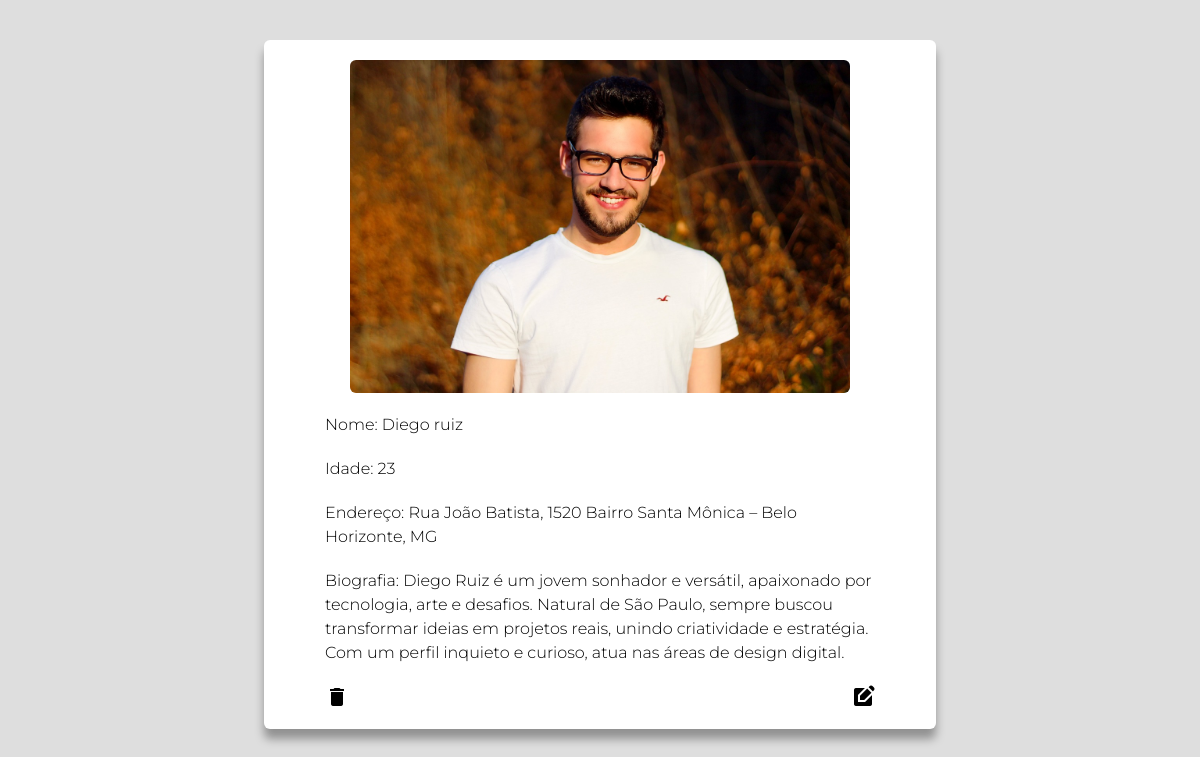
The app's page /Frontend/usuarios.php?id=8 with its own data.
### tables this page shows
CREATE TABLE `usuarios` (
  `id` int(11) NOT NULL,
  `imagem` varchar(266) NOT NULL,
  `nome` text NOT NULL,
  `idade` int(11) NOT NULL,
  `endereco` varchar(266) NOT NULL,
  `biografia` varchar(266) NOT NULL
);

### Frontend/usuarios.php (the view, shortened to what this page needs)
<?php
 include '../Backend/conexao.php'
?>
<!DOCTYPE html>
<html lang="pt-br">
<head>
    <link href="/Frontend/Css/custom.css" rel="stylesheet" />
    <script src="https://cdn.jsdelivr.net/npm/@tailwindcss/browser@4"></script>
</head>
<body class="bg-(--fundo)">
    <div class="flex flex-col items-center w-full">
        <div class="bg-white p-5 w-[90%] md:w-2xl flex flex-col items-center my-10 rounded-md shadow-[0_10px_10px_rgba(0,0,0,0.35)]">
            <?php
                $id = $_GET['id'];
                $query = $conn ->prepare ("SELECT * FROM usuarios WHERE id = ?");
                $query->bind_param('i',$id);
                $query->execute();
                $result = $query->get_result();
                foreach($result as $usu){
            ?>
            <div class="w-[90%] md:w-[500px] flex justify-center">
                <img class="rounded-md" src="<?=$usu['imagem']?>"/>
            </div>
            <div class="flex flex-col gap-5 py-5 md:px-[41px]">
                <h1 class="montserrat-light">Nome: <?=$usu['nome']?></h1>
                <h1 class="montserrat-light">Idade: <?=$usu['idade']?></h1>
                <h1 class="montserrat-light">Endereço: <?=$usu['endereco']?></h1>
                <h1 class="montserrat-light">Biografia: <?=$usu['biografia']?></h1>
            </div>
            <div class="w-full flex justify-between md:px-[41px]">
                <?php
                echo "<i class='material-icons cursor-pointer' onclick=\"deleta({$usu['id']})\">delete</i>";
                echo "<i class='material-icons cursor-pointer' onclick=\"window.location.href='editar.php?id={$usu['id']}'\">edit_square</i>";
                ?>
            </div>
            <?php } ?>
        </div>
    </div>
</body>
</html>

### Frontend/Css/custom.css (style rules this page uses)
:root { --fundo:#dedede; }
.montserrat-light { font-family: "Montserrat", sans-serif; font-optical-sizing: auto; font-weight: 300; font-style: normal; }

### records on screen
usuarios: imagem (picture), nome "Diego ruiz", idade "23", endereco "Rua João Batista, 1520 Bairro Santa Mônica – Belo Horizonte, MG", biografia "Diego Ruiz é um jovem sonhador e versátil, apaixonado por tecnologia, arte e desafios. Natural de São Paulo, sempre buscou transformar ideias em projetos reais, unindo criatividade e estratégia. Com um perfil inquieto e curioso, atua nas áreas de design digital."
